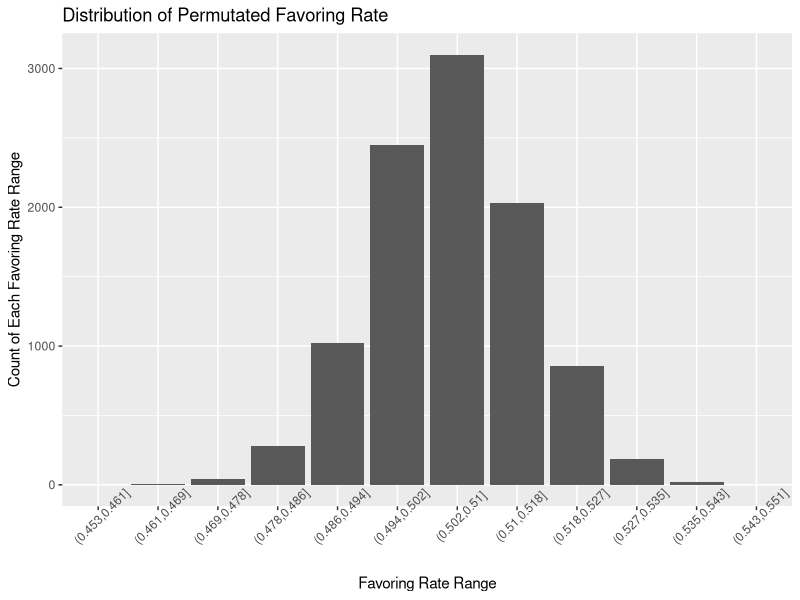

Source code (R):
## ---- chunk 1
library(ggplot2)

voted_favor = 3208
voted_oppose = 3143


test_favor = 730
test_oppose = 942
test_total = test_favor+test_oppose
test_favor_ratio = test_favor/test_total


n=10000
data = c(rep(1,voted_favor),rep(0,voted_oppose))

ratio_distrib = c()
for (i in 1:n){
  perm = sample(data,test_total)
  perm_favor = sum(perm)
  perm_favor_ratio = perm_favor/test_total
  ratio_distrib <- c(ratio_distrib,perm_favor_ratio)
}

ratio_min = min(ratio_distrib)
ratio_max = max(ratio_distrib)
step = (ratio_max-ratio_min)/10

range_distrib = cut(ratio_distrib,breaks=seq(ratio_min-step,ratio_max+step,step))
df <- as.data.frame(table(range_distrib))
names(df) <- c("range","count")

# construct distribution plot
g <- ggplot(data=df,aes(x=range,y=count))+geom_bar(stat = "identity")+
  theme(axis.text.x = element_text(angle=45))
g <- g+ggtitle("Distribution of Permutated Favoring Rate")+
  xlab("Favoring Rate Range") + ylab("Count of Each Favoring Rate Range")
g
